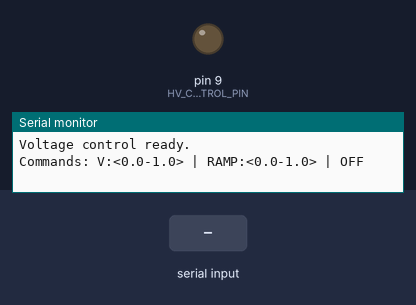
This sketch was run on a simulated Arduino Uno, built with avr-gcc and run on an emulated ATmega328P. Shown: output pins drawn as LEDs (lit = HIGH), the last lines printed to the serial monitor. The inputs (shaded band) are chosen by the test bench.

Above: at 1.2 s.
1.3 s: "RAMP:90\n" received over Serial
At 3.7 s:
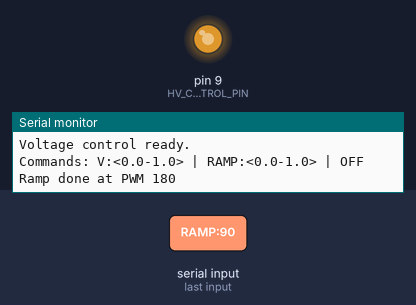
4.3 s: "V:\n" received over Serial
At 4.7 s:
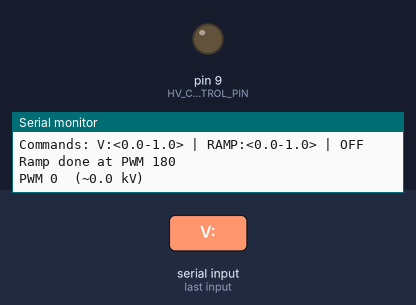
5.8 s: "V:90\n" received over Serial
At 7.0 s:
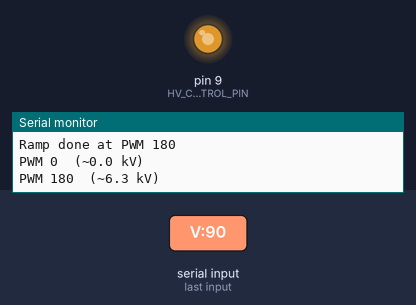
7.3 s: "V:,45\n" received over Serial
At 8.3 s:
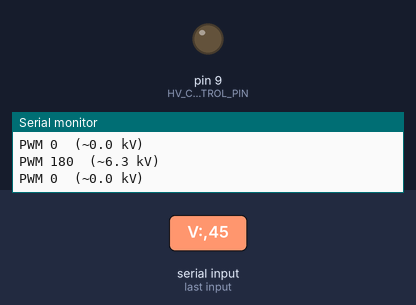
Timing chart, 0 to 9.8 s (numbered marks = the images above; inputs shaded):
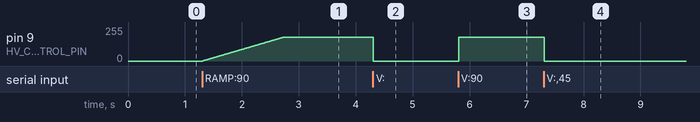

The sketch:

swarm_voltage_control.ino
```cpp
/*
 * swarm_voltage_control.ino
 * SWARM Crab Robot
 * HV amplifier voltage control via PWM and RC filter.
 *
 * Author : Daniel Huang
 * Program: UCLA ECE Fast-Track B.S., Class of 2030
 *
 * The Arduino does not have a built-in DAC on most boards, so a PWM
 * output is smoothed by an external RC low-pass filter to produce an
 * analog control voltage for the EMCO G-series HV amplifier.
 *
 * RC filter:
 *   R = 10 kOhm, C = 10 uF
 *   Time constant tau = R * C = 100 ms
 *   Cutoff frequency  = 1 / (2 * pi * tau) = approximately 1.6 Hz
 *   Settling time for full-scale step: approximately 500 ms
 *
 * EMCO G-series transfer:
 *   Input 0-5V maps to output 0-9 kV
 *   Gain approximately 1800 V/V
 *
 * SES joint force follows the Maxwell stress equation:
 *   F = (e0 * er * A * V^2) / (2 * d^2)
 * Force scales with V squared, so joint bend angle is nonlinear
 * with respect to voltage. Refer to the angle-voltage curves in
 * the project documentation to calibrate for a specific joint geometry.
 *
 * Requires: config.h
 */

#include "../config.h"

void setup() {
  Serial.begin(SERIAL_BAUD);
  pinMode(HV_CONTROL_PIN, OUTPUT);
  analogWrite(HV_CONTROL_PIN, 0);
  Serial.println("Voltage control ready.");
  Serial.println("Commands: V:<0.0-1.0> | RAMP:<0.0-1.0> | OFF");
}

void loop() {
  if (!Serial.available()) return;
  String cmd = Serial.readStringUntil('\n');
  cmd.trim();

  if (cmd.startsWith("V:")) {
    float frac = constrain(cmd.substring(2).toFloat(), 0.0, 1.0);
    setVoltage(frac);

  } else if (cmd.startsWith("RAMP:")) {
    float frac = constrain(cmd.substring(5).toFloat(), 0.0, 1.0);
    rampVoltage(frac, 8);  // 8 ms per PWM step

  } else if (cmd == "OFF") {
    setVoltage(0.0);
    Serial.println("HV off.");

  } else if (cmd.length() > 0) {
    Serial.println("Commands: V:<0.0-1.0> | RAMP:<0.0-1.0> | OFF");
  }
}

/*
 * setVoltage(fraction)
 * Sets the EMCO output as a fraction of the development ceiling.
 * Swap HV_DEV_MAX_PWM for HV_MAX_PWM when ready for full 9 kV operation.
 */
void setVoltage(float fraction) {
  int pwm = (int)(fraction * HV_DEV_MAX_PWM);
  analogWrite(HV_CONTROL_PIN, pwm);
  float kv = fraction * 6.3;
  Serial.print("PWM "); Serial.print(pwm);
  Serial.print("  (~"); Serial.print(kv, 1); Serial.println(" kV)");
}

/*
 * rampVoltage(targetFraction, stepMs)
 * Smoothly increases voltage to the target level.
 * Avoids sudden steps that stress the dielectric film.
 * Recommended for first-time joint testing on a new build.
 */
void rampVoltage(float targetFraction, int stepMs) {
  int targetPWM  = (int)(constrain(targetFraction, 0.0, 1.0) * HV_DEV_MAX_PWM);
  int currentPWM = 0;
  while (currentPWM < targetPWM) {
    currentPWM++;
    analogWrite(HV_CONTROL_PIN, currentPWM);
    delay(stepMs);
  }
  Serial.print("Ramp done at PWM "); Serial.println(targetPWM);
}
```

config.h
```cpp
/*
 * config.h
 * SWARM Crab Robot
 * Shared hardware configuration for all firmware modules.
 *
 * Author : Daniel Huang
 * Program: UCLA ECE Fast-Track B.S., Class of 2030
 *
 * Edit pin assignments, timing constants, and voltage limits here.
 * All .ino files include this header.
 */

#ifndef CONFIG_H
#define CONFIG_H

// Robot geometry
#define NUM_LEGS          8     // crab morphology
#define JOINTS_PER_LEG    2     // hip + knee
#define NUM_JOINTS        16    // 8 legs x 2 joints
#define HIP               0
#define KNEE              1

// Pin map: Arduino digital/analog pins drive OC100HG optocoupler LEDs.
// Each optocoupler switches HV to one SES joint.
// Legs are numbered 0-7 clockwise from front-left.
// JOINT_PINS[leg * 2 + 0] = hip pin
// JOINT_PINS[leg * 2 + 1] = knee pin
const int JOINT_PINS[NUM_JOINTS] = {
   2,  3,   // Leg 0
   4,  5,   // Leg 1
   6,  7,   // Leg 2
   8,  9,   // Leg 3
  10, 11,   // Leg 4
  12, 13,   // Leg 5
  A0, A1,   // Leg 6
  A2, A3    // Leg 7
};

// HV amplifier control
// PWM output goes through a 10kOhm + 10uF RC filter (tau = 100 ms),
// then into the EMCO G-series input (0-5V maps to 0-9 kV).
#define HV_CONTROL_PIN    9       // must be PWM-capable
#define HV_MAX_PWM        255     // 9 kV at EMCO output
#define HV_DEV_MAX_PWM    180     // 6.3 kV; use during bench testing

// Gait timing
// Measured SES joint response (L0WS film, 5 cSt fluid, 9 kV):
//   Rise time (0 to 90% bend) : 12 ms
//   Fall time (90% to rest)   : 31 ms  <-- minimum phase duration floor
// Phase duration must exceed fall time to prevent sync drift.
#define RISE_TIME_MS        12
#define FALL_TIME_MS        31
#define PHASE_DURATION_MS   50    // 50 ms gives 19 ms margin above floor

// Serial
#define SERIAL_BAUD         9600

// Safety
// Use OC100HG optocouplers only. Standard types (4N35, PC817) will arc at HV.
// Install 1 MOhm bleed resistors across each joint for capacitive discharge.
// Set HV_CONTROL_PIN LOW and wait at least 100 ms before handling any circuit.

#endif
```

Measured:
- after the input at 1.3 s, pin 9 (HV_CONTROL_PIN): moves from 0/255 to 180/255 over 1.4 s, starting at once
- after the input at 4.3 s, pin 9 (HV_CONTROL_PIN): 180/255 → 0/255 at once
- after the input at 5.8 s, pin 9 (HV_CONTROL_PIN): 0/255 → 180/255 at once
- after the input at 7.3 s, pin 9 (HV_CONTROL_PIN): 180/255 → 0/255 at once
